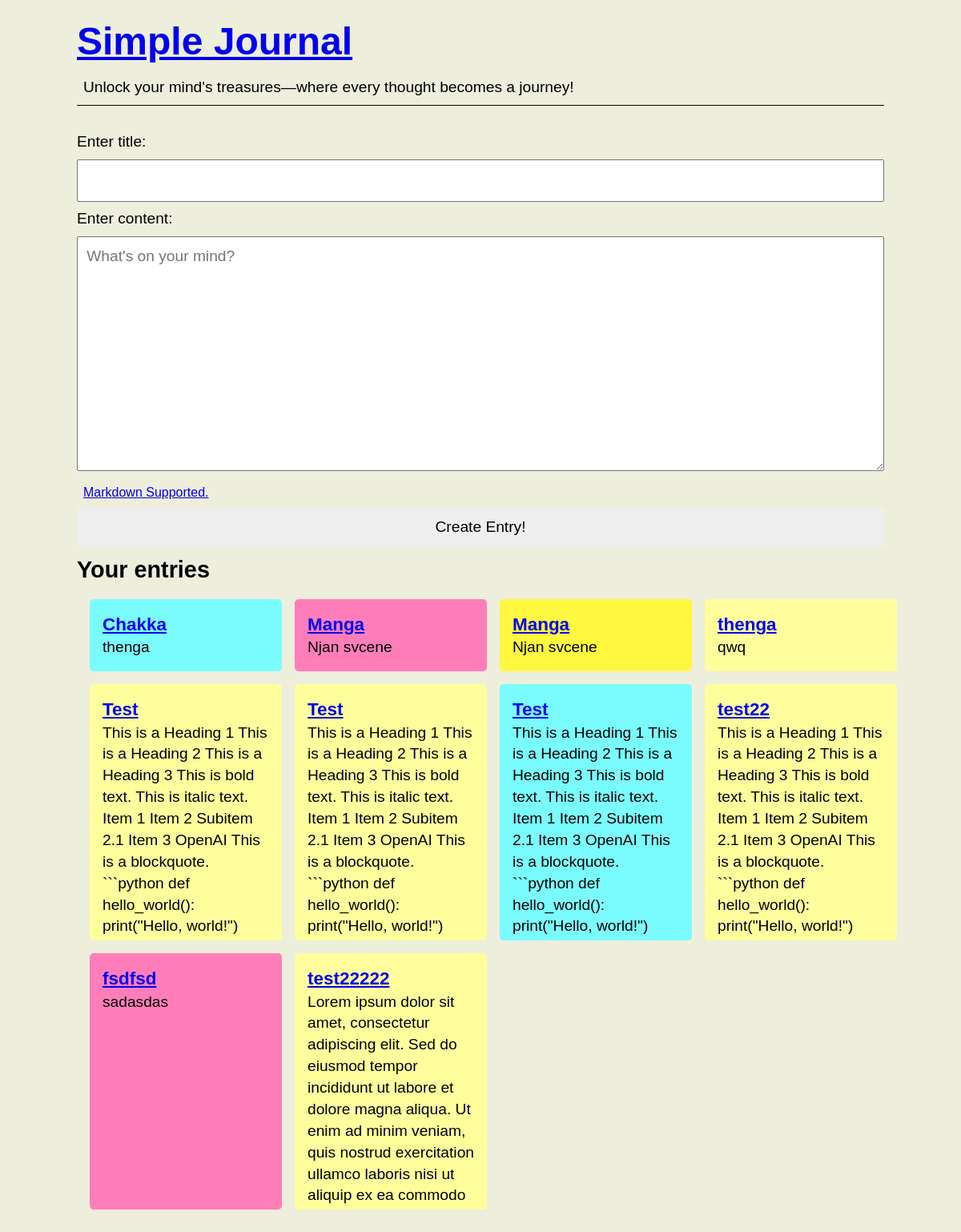
Before: / with the older database file.
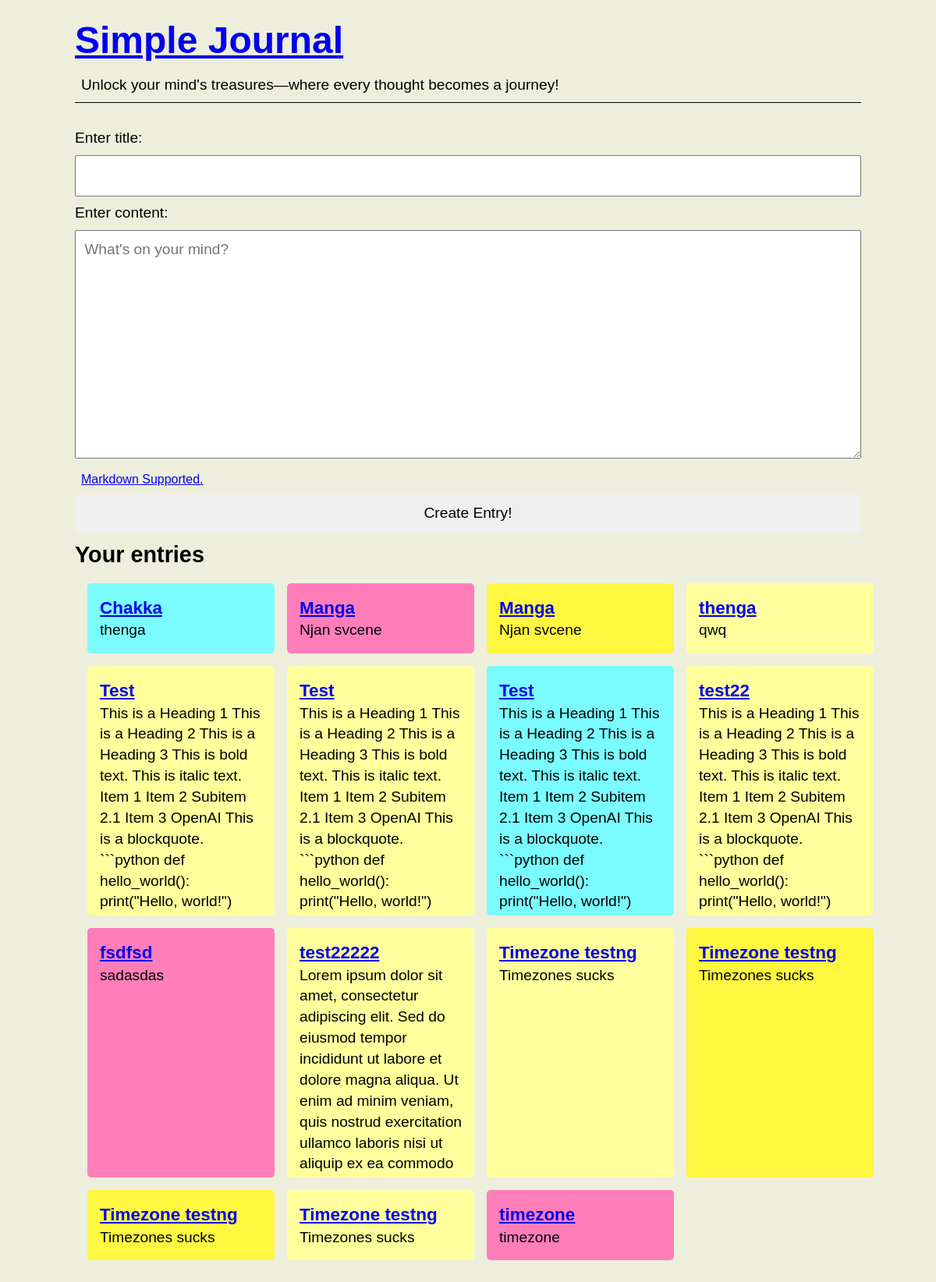
After: the same page with the newer database file.
### simpleJournal/model.py (models this page shows, shortened)
class JournalEntry(db.Model):
    id = db.Column(db.Integer, primary_key=True)
    title = db.Column(db.String(100), nullable=False)
    created_at = db.Column(db.DateTime, default=datetime.now(timezone.utc))
    textEntry = db.Column(db.Text, nullable=False)

### simpleJournal/routes.py (the view)
@app.route('/')
def index():
    entries = JournalEntry.query.all()
    for entry in entries:
        markdownText = markdown.markdown(entry.textEntry)
        entry.textEntry = ''.join(BeautifulSoup(markdownText).findAll(text=True))
        color = random.choice(colors)
        entry.color = color
    return render_template('home.html', entries=entries)

### simpleJournal/templates/home.html (shortened to what this page needs)
{% extends 'index.html' %}
{% block content %}
<header>
    <h1><a href="/">Simple Journal</a></h1>
    <p>Unlock your mind's treasures—where every thought becomes a journey!</p>
</header>
<form action="/entry" method="POST">
    <label for="title">Enter title:</label>
    <input type="text" name='title' id="title" required/>
    <label for="content">Enter content: </label>
    <textarea name='text' placeholder="What's on your mind?"  rows="10" required></textarea>
    <p class="info"><a href="https://www.markdownguide.org/cheat-sheet/">Markdown Supported.</a></p>
    <button type="submit">Create Entry!</button>
</form>
<section class="entries">
    <h2>Your entries</h2>
    <section class="entries-grid">
        {% for entry in entries %}
        <article class="entry {{entry.color}}">
            <h3><a href="/note/{{entry.id}}">{{ entry.title }}</a></h3>
            <div class="text">{{entry.textEntry|safe}}</div>
        </article>
        {% endfor %}
    </section>
</section>
{% endblock %}

### simpleJournal/templates/index.html (shortened to what this page needs)
<!DOCTYPE html>
<html lang="en">
<head>
    <link rel="stylesheet" href="{{ url_for('static', filename='style.css') }}" />
    <link href="https://api.fontshare.com/v2/css?f[]=supreme@400&f[]=chubbo@700&display=swap" rel="stylesheet">
</head>
<body>
    {% block content %}{% endblock %}
</body>
</html>

### simpleJournal/static/style.css (style rules this page uses)
* { box-sizing: border-box; margin: 0; padding:0; }
header { margin-bottom: 2rem; border-bottom: 1px solid black; }
label { margin-bottom: 0.5rem; }
body { font-family: 'Supreme', sans-serif; font-size:1.2em; line-height: 1.4; max-width: 65rem; margin: 0 auto; padding: 1rem; background-color: #eeeedd; }
h1 { font-family: 'Chubbo', sans-serif; font-size: 2.5em; line-height: 1.5; }
h2,h3 { font-family: 'Chubbo', sans-serif; }
form { display: flex; flex-direction: column; justify-content: center; }
input[type="text"],textarea,button { font: inherit; padding: 0.7rem; margin-bottom: 0.5rem; width: 100%; }
.info { font-size: smaller; margin-bottom:0.5rem; }
button { border:none; cursor: pointer; }
.entries-grid { display: grid; grid-template-columns: repeat(4,1fr); width: 100%; gap: 1rem; margin: 1rem; }
.entry { display: flex; flex-direction: column; width: 100%; max-height: 20rem; padding: 1rem; overflow: hidden; text-wrap: wrap; text-overflow: ellipsis; border-radius: 5px; }
.yellow { background-color: #fff740; }
.light-yellow { background-color: #feff9c; }
.blue { background-color: #7afcff; }
.light-pink { background-color: #ff7eb9; }
p { margin: 0.5rem; }

Changed rows visible on the page:
added JournalEntry: title "Timezone testng", textEntry "Timezones sucks"
added JournalEntry: title "Timezone testng", textEntry "Timezones sucks"
added JournalEntry: title "Timezone testng", textEntry "Timezones sucks"
added JournalEntry: title "Timezone testng", textEntry "Timezones sucks"
added JournalEntry: title "timezone", textEntry "timezone"
